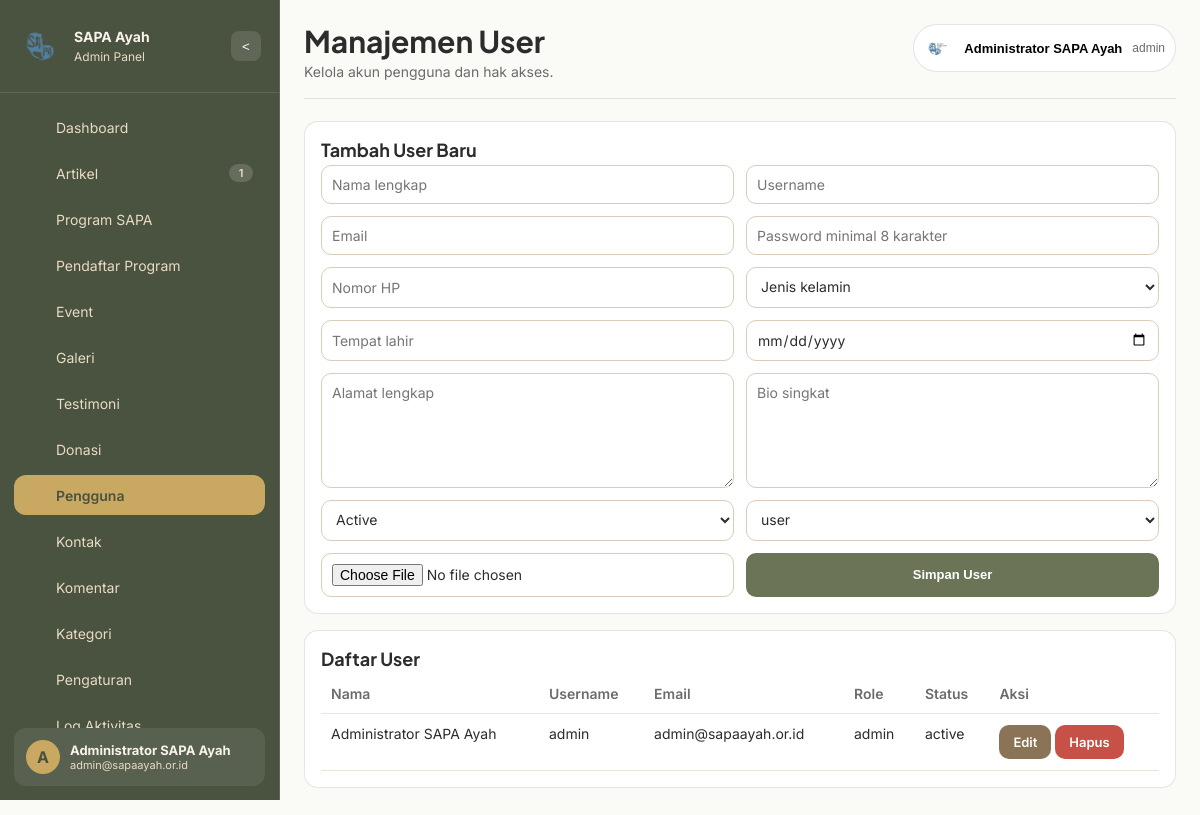
Page /admin/index.php?page=users (signed in) on the committed database.
### tables this page shows
CREATE TABLE users (
    id BIGINT UNSIGNED AUTO_INCREMENT PRIMARY KEY,
    role_id INT UNSIGNED NOT NULL,
    full_name VARCHAR(150) NOT NULL,
    username VARCHAR(100) NOT NULL UNIQUE,
    email VARCHAR(150) NOT NULL UNIQUE,
    password VARCHAR(255) NOT NULL,
    phone VARCHAR(30) DEFAULT NULL,
    gender ENUM('male','female') DEFAULT NULL,
    birth_place VARCHAR(100) DEFAULT NULL,
    birth_date DATE DEFAULT NULL,
    address TEXT DEFAULT NULL,
    profile_photo VARCHAR(255) DEFAULT NULL,
    bio TEXT DEFAULT NULL,
    status ENUM('active','inactive','blocked') NOT NULL DEFAULT 'active',
    last_login_at DATETIME DEFAULT NULL,
    registered_at DATETIME DEFAULT CURRENT_TIMESTAMP,
    created_at DATETIME DEFAULT CURRENT_TIMESTAMP,
    updated_at DATETIME DEFAULT CURRENT_TIMESTAMP ON UPDATE CURRENT_TIMESTAMP,
    CONSTRAINT fk_users_role FOREIGN KEY (role_id) REFERENCES roles(id)
);

CREATE TABLE roles (
    id INT UNSIGNED AUTO_INCREMENT PRIMARY KEY,
    name VARCHAR(50) NOT NULL UNIQUE,
    description VARCHAR(255) DEFAULT NULL,
    created_at DATETIME DEFAULT CURRENT_TIMESTAMP,
    updated_at DATETIME DEFAULT CURRENT_TIMESTAMP ON UPDATE CURRENT_TIMESTAMP
);

### admin/index.php (called while the page is built, shortened)
<?php
$page = clean_input($_GET['page'] ?? 'dashboard');
$file = __DIR__ . '/../modules/admin/' . $page . '.php';
include $file;

### config/database.php (called while the page is built)
<?php
return [
    'host' => '127.0.0.1',
    'port' => 3306,
    'dbname' => 'sapa_ayah_cms',
    'username' => 'root',
    'password' => '',
    'charset' => 'utf8mb4'
];

### includes/helpers.php (called while the page is built, shortened)
<?php
function app_config(?string $key = null, $default = null)
{
    static $config = null;
    if ($config === null) {
        $config = require __DIR__ . '/../config/app.php';
    }
    return $config[$key] ?? $default;
}
function db_config(?string $key = null, $default = null)
{
    static $config = null;
    if ($config === null) {
        $config = require __DIR__ . '/../config/database.php';
    }
    return $config[$key] ?? $default;
}
function base_url(string $path = ''): string
{
    $root = rtrim(app_config('app_url', ''), '/');
    $path = ltrim($path, '/');
    return $path ? $root . '/' . $path : $root;
}
function e(?string $value): string
{
    return htmlspecialchars((string) $value, ENT_QUOTES, 'UTF-8');
}
function clean_input(?string $value): string
{
    return trim(strip_tags((string) $value));
}
function asset(string $path): string
{
    return base_url('assets/' . ltrim($path, '/'));
}

### includes/db.php (called while the page is built, shortened)
<?php
function db(): PDO
{
    static $pdo = null;
    if ($pdo === null) {
        $dsn = sprintf(
            'mysql:host=%s;port=%d;dbname=%s;charset=%s',
            db_config('host'),
            (int) db_config('port', 3306),
            db_config('dbname'),
            db_config('charset', 'utf8mb4')
        );
        $pdo = new PDO($dsn, db_config('username'), db_config('password'), [
            PDO::ATTR_ERRMODE => PDO::ERRMODE_EXCEPTION,
            PDO::ATTR_DEFAULT_FETCH_MODE => PDO::FETCH_ASSOC,
            PDO::ATTR_EMULATE_PREPARES => false,
        ]);
    }
    return $pdo;
}
function db_query(string $sql, array $params = []): PDOStatement
{
    $stmt = db()->prepare($sql);
    $stmt->execute($params);
    return $stmt;
}
function db_all(string $sql, array $params = []): array
{
    return db_query($sql, $params)->fetchAll();
}
function db_one(string $sql, array $params = []): ?array
{
    $data = db_query($sql, $params)->fetch();
    return $data ?: null;
}

### includes/auth.php (called while the page is built, shortened)
<?php
function user_by_id(int $id): ?array
{
    return db_one('SELECT u.*, r.name AS role_name FROM users u JOIN roles r ON r.id = u.role_id WHERE u.id = :id LIMIT 1', ['id' => $id]);
}
function is_logged_in(): bool
{
    return !empty($_SESSION['auth']['id']);
}
function auth_user(): ?array
{
    return user_by_id((int) $_SESSION['auth']['id']);
}
function has_role(string $roleName): bool
{
    return strtolower($_SESSION['auth']['role_name'] ?? '') === strtolower($roleName);
}

### includes/security.php (called while the page is built, shortened)
<?php
function urlsafe_b64encode(string $data): string
{
    return rtrim(strtr(base64_encode($data), '+/', '-_'), '=');
}
function encrypt_param(string $plain): string
{
    $cipher = app_config('encryption_cipher');
    $key = hash('sha256', app_config('encryption_key'), true);
    $iv = substr(hash('sha256', app_config('encryption_iv'), true), 0, openssl_cipher_iv_length($cipher));
    $encrypted = openssl_encrypt($plain, $cipher, $key, OPENSSL_RAW_DATA, $iv);
    return urlsafe_b64encode($encrypted ?: '');
}
function encrypt_id(int $id): string
{
    return encrypt_param((string) $id);
}
function decrypt_id(?string $value): ?int
{
    if (!$value) {
        return null;
    }
    $decrypted = decrypt_param($value);
    return (int) $decrypted;
}

### includes/csrf.php (called while the page is built, shortened)
<?php
function csrf_token(): string
{
    return $_SESSION['csrf_token'];
}

### modules/admin/users.php (the view, shortened to what this page needs)
<?php
$pageHeading = 'Manajemen User';
$roles = db_all('SELECT * FROM roles ORDER BY id ASC');
$editId = decrypt_id($_GET['ref'] ?? '');
$editData = $editId ? db_one('SELECT * FROM users WHERE id = :id LIMIT 1', ['id' => $editId]) : null;
$users = db_all('SELECT u.*, r.name AS role_name FROM users u LEFT JOIN roles r ON r.id = u.role_id ORDER BY u.id DESC');
include __DIR__ . '/../../admin/partials/header.php';
?>
<section class="panel">
    <h3><?= $editData ? 'Edit User' : 'Tambah User Baru' ?></h3>
    <form method="post" enctype="multipart/form-data" class="inline-form">
        <input type="text" name="full_name" value="<?= e($editData['full_name'] ?? '') ?>" placeholder="Nama lengkap" required>
        <input type="text" name="username" value="<?= e($editData['username'] ?? '') ?>" placeholder="Username" required>
        <input type="email" name="email" value="<?= e($editData['email'] ?? '') ?>" placeholder="Email" required>
        <input type="password" name="password" placeholder="<?= $editData ? 'Kosongkan jika tidak diubah' : 'Password minimal 8 karakter' ?>" <?= $editData ? '' : 'required' ?>>
        <input type="text" name="phone" value="<?= e($editData['phone'] ?? '') ?>" placeholder="Nomor HP">
        <select name="gender">
            <option value="">Jenis kelamin</option>
        </select>
        <input type="text" name="birth_place" value="<?= e($editData['birth_place'] ?? '') ?>" placeholder="Tempat lahir">
        <input type="date" name="birth_date" value="<?= e($editData['birth_date'] ?? '') ?>">
        <textarea name="address" placeholder="Alamat lengkap"><?= e($editData['address'] ?? '') ?></textarea>
        <textarea name="bio" placeholder="Bio singkat"><?= e($editData['bio'] ?? '') ?></textarea>
        <select name="status">
            <option value="active" <?= ($editData['status'] ?? '') === 'active' ? 'selected' : '' ?>>Active</option>
        </select>
        <select name="role_id">
            <?php foreach ($roles as $role): ?>
                <option value="<?= $role['id'] ?>" <?= (int)($editData['role_id'] ?? 2) === (int)$role['id'] ? 'selected' : '' ?>><?= e($role['name']) ?></option>
            <?php endforeach; ?>
        </select>
        <input type="file" name="profile_photo">
        <button class="btn btn-primary" type="submit"><?= $editData ? 'Update User' : 'Simpan User' ?></button>
    </form>
</section>
<section class="panel">
    <h3>Daftar User</h3>
    <div class="table-wrap">
        <table>
            <thead>
                <tr>
                    <th>Nama</th><th>Username</th><th>Email</th><th>Role</th><th>Status</th><th>Aksi</th>
                </tr>
            </thead>
            <tbody>
                <?php foreach ($users as $user): ?>
                <tr>
                    <td><?= e($user['full_name']) ?></td>
                    <td><?= e($user['username']) ?></td>
                    <td><?= e($user['email']) ?></td>
                    <td><?= e($user['role_name']) ?></td>
                    <td><?= e($user['status']) ?></td>
                    <td>
                        <a class="btn btn-secondary" href="<?= base_url('admin/index.php?page=users&ref=' . urlencode(encrypt_id((int)$user['id']))) ?>">Edit</a>
                        <?php if (has_role('admin')): ?>
                            <a class="btn btn-danger" data-confirm="Hapus user ini?" href="<?= base_url('admin/index.php?page=users&action=delete&csrf_token=' . urlencode(csrf_token()) . '&ref=' . urlencode(encrypt_id((int)$user['id']))) ?>">Hapus</a>
                        <?php endif; ?>
                    </td>
                </tr>
                <?php endforeach; ?>
            </tbody>
        </table>
    </div>
</section>
<?php include __DIR__ . '/../../admin/partials/footer.php'; ?>

### admin/partials/header.php (shortened to what this page needs)
<?php
$auth = auth_user();
$adminPage = clean_input($_GET['page'] ?? 'dashboard');
$adminAssetVersion = '20260515-5';
$adminCss = asset('css/admin.css');
if (strpos($adminCss, '?') === false) {
    $adminCss .= '?v=' . $adminAssetVersion;
} else {
    $adminCss .= '&v=' . $adminAssetVersion;
}
if (!function_exists('admin_menu_icon_svg')) {
    function admin_menu_icon_svg(string $key): string
    {
        $icons = [
            'dashboard' => '<svg viewBox="0 0 24 24" fill="none"><rect x="3" y="3" width="7" height="7" rx="1.5"/><rect x="14" y="3" width="7" height="4" rx="1.5"/><rect x="14" y="10" width="7" height="11" rx="1.5"/><rect x="3" y="13" width="7" height="8" rx="1.5"/></svg>',
            'articles' => '<svg viewBox="0 0 24 24" fill="none"><path d="M7 3h8l4 4v14H7z"/><path d="M15 3v4h4"/><path d="M10 12h6M10 16h6"/></svg>',
            'programs' => '<svg viewBox="0 0 24 24" fill="none"><path d="M12 3a4 4 0 0 1 4 4c0 2.2-1.8 4-4 4s-4-1.8-4-4a4 4 0 0 1 4-4Z"/><path d="M6.5 20a5.5 5.5 0 0 1 11 0"/></svg>',
            'program-registrations' => '<svg viewBox="0 0 24 24" fill="none"><path d="M8 4h8l2 2v14H6V6z"/><path d="M15 4v4h4"/><path d="M9 12h6M9 16h4"/></svg>',
            'events' => '<svg viewBox="0 0 24 24" fill="none"><rect x="4" y="5" width="16" height="15" rx="2"/><path d="M8 3v4M16 3v4M4 10h16"/></svg>',
            'galleries' => '<svg viewBox="0 0 24 24" fill="none"><rect x="4" y="5" width="16" height="14" rx="2"/><path d="m8 14 3-3 2 2 3-3 2 2"/><circle cx="9" cy="9" r="1.2"/></svg>',
            'testimonials' => '<svg viewBox="0 0 24 24" fill="none"><path d="M6 6h12a2 2 0 0 1 2 2v8a2 2 0 0 1-2 2H9l-5 3V8a2 2 0 0 1 2-2Z"/></svg>',
            'donations' => '<svg viewBox="0 0 24 24" fill="none"><rect x="4" y="8" width="16" height="12" rx="2"/><path d="M12 8V5m0 0-2 2m2-2 2 2"/><path d="M8 14h8"/></svg>',
            'users' => '<svg viewBox="0 0 24 24" fill="none"><path d="M12 3a4 4 0 1 1 0 8 4 4 0 0 1 0-8Z"/><path d="M5 20a7 7 0 0 1 14 0"/></svg>',
            'contacts' => '<svg viewBox="0 0 24 24" fill="none"><rect x="3" y="5" width="18" height="14" rx="2"/><path d="m4 7 8 6 8-6"/></svg>',
            'comments' => '<svg viewBox="0 0 24 24" fill="none"><path d="M4 6h16v10H8l-4 4z"/></svg>',
            'categories' => '<svg viewBox="0 0 24 24" fill="none"><path d="M3 7h8v8H3zM13 7h8v5h-8zM13 14h8v1"/></svg>',
            'settings' => '<svg viewBox="0 0 24 24" fill="none"><path d="M12 8.5a3.5 3.5 0 1 1 0 7 3.5 3.5 0 0 1 0-7Z"/><path d="m19.4 15 1.2 2-2 3.5-2.3-.3a7.7 7.7 0 0 1-1.7 1l-.7 2.2H10l-.7-2.2c-.6-.2-1.2-.5-1.8-1l-2.2.3-2-3.5 1.2-2a8.5 8.5 0 0 1 0-2l-1.2-2 2-3.5 2.2.3c.6-.4 1.2-.7 1.8-1L10 .6h4l.7 2.2c.6.2 1.1.5 1.7 1l2.3-.3 2 3.5-1.2 2a8.5 8.5 0 0 1 0 2Z"/></svg>',
            'logs' => '<svg viewBox="0 0 24 24" fill="none"><path d="M12 7v5l3 2"/><circle cx="12" cy="12" r="9"/></svg>',
        ];
        $svg = $icons[$key] ?? $icons['dashboard'];
        return str_replace('<svg ', '<svg class="menu-icon-svg" ', $svg);
    }
}
$menuItems = [
    ['key' => 'dashboard', 'label' => 'Dashboard', 'icon' => 'DB'],
    ['key' => 'articles', 'label' => 'Artikel', 'icon' => 'AR'],
    ['key' => 'programs', 'label' => 'Program SAPA', 'icon' => 'PR'],
    ['key' => 'program-registrations', 'label' => 'Pendaftar Program', 'icon' => 'PD'],
    ['key' => 'events', 'label' => 'Event', 'icon' => 'EV'],
    ['key' => 'galleries', 'label' => 'Galeri', 'icon' => 'GL'],
    ['key' => 'testimonials', 'label' => 'Testimoni', 'icon' => 'TS'],
    ['key' => 'donations', 'label' => 'Donasi', 'icon' => 'DN'],
    ['key' => 'users', 'label' => 'Pengguna', 'icon' => 'US'],
    ['key' => 'contacts', 'label' => 'Kontak', 'icon' => 'CT'],
    ['key' => 'comments', 'label' => 'Komentar', 'icon' => 'CM'],
    ['key' => 'categories', 'label' => 'Kategori', 'icon' => 'KG'],
    ['key' => 'settings', 'label' => 'Pengaturan', 'icon' => 'ST'],
    ['key' => 'logs', 'label' => 'Log Aktivitas', 'icon' => 'LG'],
];
$menuBadges = [
    'articles' => (int) (db_one('SELECT COUNT(*) total FROM articles WHERE status = "published"')['total'] ?? 0),
    'events' => (int) (db_one('SELECT COUNT(*) total FROM events WHERE status = "upcoming"')['total'] ?? 0),
];
$pageDescriptions = [
    'dashboard' => 'Selamat datang kembali. Berikut ringkasan aktivitas hari ini.',
    'articles' => 'Kelola konten artikel dan publikasi yayasan.',
    'programs' => 'Atur program unggulan SAPA Ayah.',
    'program-registrations' => 'Pantau peserta yang mendaftar program.',
    'events' => 'Kelola jadwal event dan dokumentasi kegiatan.',
    'galleries' => 'Atur media foto dan video dokumentasi.',
    'testimonials' => 'Kelola testimoni peserta dan mitra.',
    'donations' => 'Verifikasi serta monitor data donasi.',
    'users' => 'Kelola akun pengguna dan hak akses.',
    'contacts' => 'Lihat pesan yang masuk dari formulir kontak.',
    'comments' => 'Moderasi komentar artikel.',
    'categories' => 'Atur kategori artikel.',
    'settings' => 'Konfigurasi identitas dan informasi website.',
    'logs' => 'Audit trail aktivitas sistem.',
    'profile' => 'Perbarui informasi akun Anda.',
];
?>
<!doctype html>
<html lang="id">
<head>
    <link rel="stylesheet" href="<?= e($adminCss) ?>">
</head>
<body>
<div class="admin-shell">
    <aside class="sidebar" data-sidebar>
        <div class="brand-admin">
            <div class="brand-badge" aria-hidden="true"><img src="<?= asset('images/logo-sapa-mark.png?v=20260515-2') ?>" alt=""></div>
            <div class="brand-text">
                <strong>SAPA Ayah</strong>
                <small>Admin Panel</small>
            </div>
            <button class="sidebar-collapse" type="button" data-sidebar-collapse aria-label="Collapse Sidebar">&lt;</button>
        </div>
        <nav class="nav-admin">
            <?php foreach ($menuItems as $item): ?>
                <a class="<?= $adminPage === $item['key'] ? 'active' : '' ?>" href="<?= base_url('admin/index.php?page=' . $item['key']) ?>">
                    <span class="nav-icon" aria-hidden="true"><?= admin_menu_icon_svg($item['key']) ?></span>
                    <span class="nav-label"><?= e($item['label']) ?></span>
                    <?php if (!empty($menuBadges[$item['key']])): ?>
                        <span class="nav-badge"><?= e((string) $menuBadges[$item['key']]) ?></span>
                    <?php endif; ?>
                </a>
            <?php endforeach; ?>
        </nav>
        <div class="sidebar-user">
            <div class="avatar-mini"><?= e(strtoupper(substr($auth['full_name'] ?? 'A', 0, 1))) ?></div>
            <div class="sidebar-user-text">
                <strong><?= e($auth['full_name']) ?></strong>
                <small><?= e($auth['email']) ?></small>
            </div>
        </div>
    </aside>
    <div class="main-panel">
        <div class="topbar">
            <div class="topbar-title">
                <h1><?= e($pageHeading ?? 'Dashboard Admin') ?></h1>
                <small><?= e($pageDescriptions[$adminPage] ?? 'Kelola konten dan data Yayasan SAPA Ayah.') ?></small>
            </div>
            <div class="profile-menu" data-profile-menu>
                <button class="user-chip" type="button" data-profile-btn>
                    <img src="<?= $auth['profile_photo'] ? upload_url($auth['profile_photo']) : asset('images/logo-sapa.jpg') ?>" alt="Profile">
                    <span><?= e($auth['full_name']) ?></span>
                <small><?= e($auth['role_name'] ?? 'user') ?></small>
            </button>
            </div>
        </div>

### rows in the picture
users: full_name "A", full_name "Administrator SAPA Ayah", email "admin@sapaayah.or.id", role.name "admin", username "admin", status "active"

### other values in the picture
$item['label'] "Dashboard"
$item['label'] "Artikel"
$menuBadges[$item['key']] "1"
$item['label'] "Program SAPA"
$item['label'] "Pendaftar Program"
$item['label'] "Event"
$item['label'] "Galeri"
$item['label'] "Testimoni"
$item['label'] "Donasi"
$item['label'] "Pengguna"
$item['label'] "Kontak"
$item['label'] "Komentar"
$item['label'] "Kategori"
$item['label'] "Pengaturan"
$pageHeading "Manajemen User"
